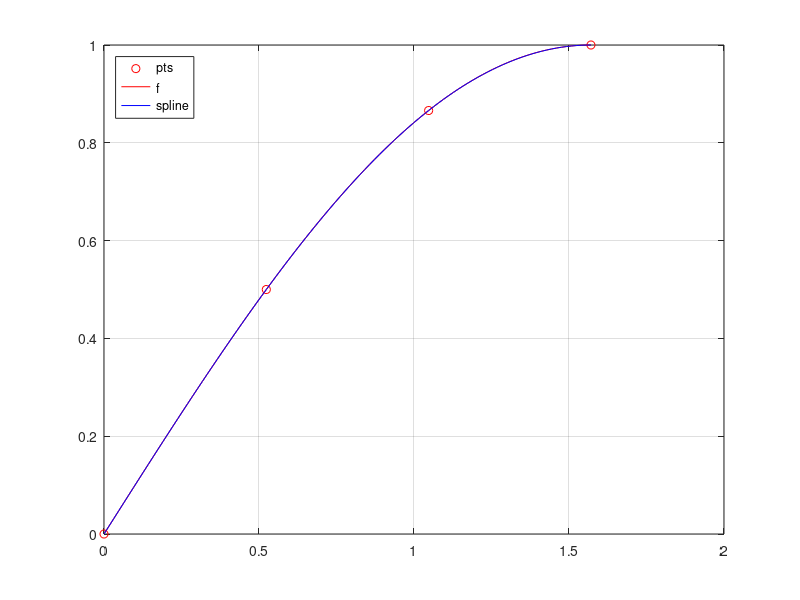

Recreate this plot in MATLAB.
x = [0 pi/3 pi/6 pi/2]';
y = sin(x);

s = spline(x,[1;y;0])

xx=linspace(0,pi/2);
plot(x,y,'ro',...
     xx,sin(xx),'r-',...
     xx,ppval(s,xx),'b-');grid
legend("pts","f","spline","location","northwest")
